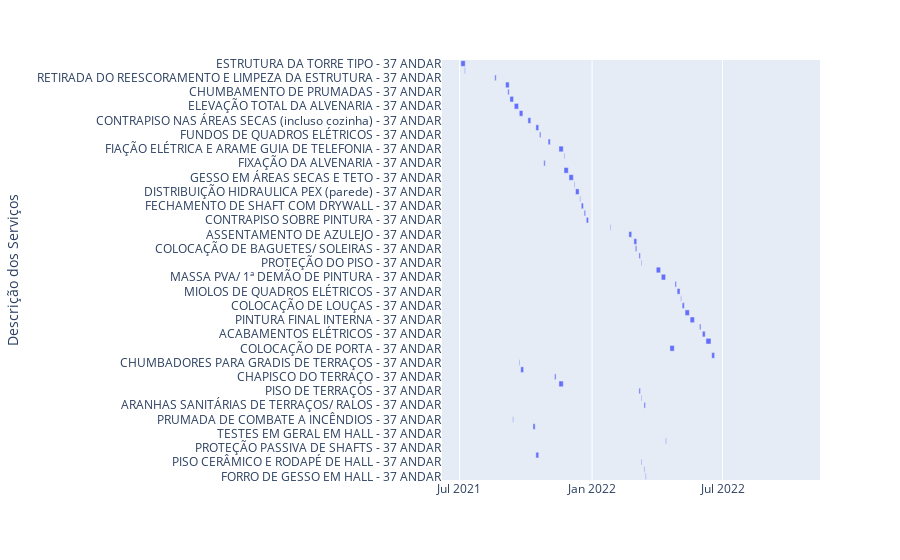

Notebook code for this chart:
### Code cell
#fig, ax = plt.subplots(figsize=(30, 10))
fig = px.timeline(lista_andares[31], x_start="Início", x_end="Fim", y="Descrição dos Serviços")
fig.update_yaxes(autorange="reversed") # otherwise tasks are listed from the bottom up
fig.show()

### Figure 1 — Plotly figure (JSON) as saved in the notebook; plotly's stock layout.template omitted (floating-point values rounded to 4 significant figures)
{"data": [{"alignmentgroup": "True", "base": ["2021-07-03T00:00:00", "2021-07-08T00:00:00", "2021-08-19T00:00:00", "2021-09-03T00:00:00", "2021-09-06T00:00:00", "2021-09-09T00:00:00", "2021-09-15T00:00:00", "2021-09-22T00:00:00", "2021-10-04T00:00:00", "2021-10-15T00:00:00", "2021-10-20T00:00:00", "2021-11-01T00:00:00", "2021-11-16T00:00:00", "2021-11-23T00:00:00", "2021-10-26T00:00:00", "2021-11-23T00:00:00", "2021-11-30T00:00:00", "2021-12-07T00:00:00", "2021-12-09T00:00:00", "2021-12-15T00:00:00", "2021-12-17T00:00:00", "2021-12-21T00:00:00", "2021-12-24T00:00:00", "2022-01-26T00:00:00", "2022-02-21T00:00:00", "2022-02-28T00:00:00", "2022-03-02T00:00:00", "2022-03-07T00:00:00", "2022-03-10T00:00:00", "2022-03-31T00:00:00", "2022-04-07T00:00:00", "2022-04-26T00:00:00", "2022-04-29T00:00:00", "2022-05-04T00:00:00", "2022-05-06T00:00:00", "2022-05-10T00:00:00", "2022-05-17T00:00:00", "2022-05-30T00:00:00", "2022-06-03T00:00:00", "2022-06-08T00:00:00", "2022-04-19T00:00:00", "2022-06-16T00:00:00", "2021-09-22T00:00:00", "2021-09-24T00:00:00", "2021-11-10T00:00:00", "2021-11-16T00:00:00", "2022-03-07T00:00:00", "2022-03-10T00:00:00", "2022-03-14T00:00:00", "2021-12-21T00:00:00", "2021-09-13T00:00:00", "2021-10-11T00:00:00", "2022-05-10T00:00:00", "2022-04-13T00:00:00", "2022-10-18T00:00:00", "2021-10-15T00:00:00", "2022-03-10T00:00:00", "2022-03-14T00:00:00", "2022-03-16T00:00:00"], "hovertemplate": "Início=%{base}<br>Fim=%{x}<br>Descrição dos Serviços=%{y}<extra></extra>", "legendgroup": "", "marker": {"color": "#636efa", "pattern": {"shape": ""}}, "name": "", "offsetgroup": "", "orientation": "h", "showlegend": false, "textposition": "auto", "type": "bar", "x": [518400000, 86400000, 172800000, 432000000, 172800000, 432000000, 518400000, 432000000, 345600000, 345600000, 172800000, 259200000, 518400000, 86400000, 172800000, 518400000, 518400000, 86400000, 432000000, 86400000, 259200000, 172800000, 259200000, 86400000, 345600000, 345600000, 172800000, 172800000, 86400000, 518400000, 518400000, 172800000, 345600000, 86400000, 259200000, 518400000, 518400000, 172800000, 345600000, 604800000, 518400000, 345600000, 86400000, 345600000, 172800000, 518400000, 172800000, 86400000, 172800000, 0, 86400000, 259200000, 0, 86400000, 0, 345600000, 86400000, 86400000, 86400000], "xaxis": "x", "y": ["ESTRUTURA DA TORRE TIPO - 37 ANDAR", "INSTALAÇÃO ELÉTRICA EMBUTIDA NA ESTRUTURA - 37 ANDAR", "RETIRADA DO REESCORAMENTO E LIMPEZA DA ESTRUTURA - 37 ANDAR", "PRUMADAS HIDRO-SANITÁRIAS - 37 ANDAR", "CHUMBAMENTO DE PRUMADAS - 37 ANDAR", "MARCAÇÃO TOTAL DA ALVENARIA - 37 ANDAR", "ELEVAÇÃO TOTAL DA ALVENARIA - 37 ANDAR", "CHUMBAMENTO DE CAIXAS ELÉTRICAS - 37 ANDAR", "CONTRAPISO NAS ÁREAS SECAS (incluso cozinha) - 37 ANDAR", "PONTOS E FAIXAS - ÁREAS ÚMIDAS - 37 ANDAR", "FUNDOS DE QUADROS ELÉTRICOS - 37 ANDAR", "DISTRIBUIÇÃO HIDRÁULICA EM PAREDES - 37 ANDAR", "FIAÇÃO ELÉTRICA E ARAME GUIA DE TELEFONIA - 37 ANDAR", "FIAÇÃO DE TELEFONIA - 37 ANDAR", "FIXAÇÃO DA ALVENARIA - 37 ANDAR", "EMBOÇO ÁREAS FRIAS - 37 ANDAR", "GESSO EM ÁREAS SECAS E TETO - 37 ANDAR", "ESTRUTURA PARA DRYWALL EM SHAFTS - 37 ANDAR", "DISTRIBUIÇÃO HIDRAULICA PEX (parede) - 37 ANDAR", "TESTES EM TUBULAÇÕES DE PAREDES - 37 ANDAR", "FECHAMENTO DE SHAFT COM DRYWALL - 37 ANDAR", "PINTURA POLIMÉRICA E TESTES - 37 ANDAR", "CONTRAPISO SOBRE PINTURA - 37 ANDAR", "EMBOÇO EXTERNO - 37 ANDAR", "ASSENTAMENTO DE AZULEJO - 37 ANDAR", "PISO CERÂMICO - 37 ANDAR", "COLOCAÇÃO DE BAGUETES/ SOLEIRAS - 37 ANDAR", "REJUNTAMENTO DE PISO E PAREDE - 37 ANDAR", "PROTEÇÃO DO PISO - 37 ANDAR", "BANCAS DE PEDRA COM REJUNTAMENTO - 37 ANDAR", "MASSA PVA/ 1ª DEMÃO DE PINTURA - 37 ANDAR", "MIOLOS ELÉTRICOS - 37 ANDAR", "MIOLOS DE QUADROS ELÉTRICOS - 37 ANDAR", "TESTES DE INSTALAÇÕES ELÉTRICAS - 37 ANDAR", "COLOCAÇÃO DE LOUÇAS - 37 ANDAR", "PINTURA DE PORTAS DE MADEIRA - 37 ANDAR", "PINTURA FINAL INTERNA - 37 ANDAR", "COLOCAÇÃO DE METAIS - 37 ANDAR", "ACABAMENTOS ELÉTRICOS - 37 ANDAR", "LIMPEZA FINAL - 37 ANDAR", "COLOCAÇÃO DE PORTA - 37 ANDAR", "CHECK LIST - 37 ANDAR", "CHUMBADORES PARA GRADIS DE TERRAÇOS - 37 ANDAR", "GRADIL DE TERRAÇOS - 37 ANDAR", "CHAPISCO DO TERRAÇO - 37 ANDAR", "EMBOÇO DO TERRAÇO - 37 ANDAR", "PISO DE TERRAÇOS - 37 ANDAR", "REJUNTAMENTO/ PROTEÇÃO DE PISO - 37 ANDAR", "ARANHAS SANITÁRIAS DE TERRAÇOS/ RALOS - 37 ANDAR", "MONTAGEM DE BUSWAY - 37 ANDAR", "PRUMADA DE COMBATE A INCÊNDIOS - 37 ANDAR", "CONTRAPISO EM HALL DE SERVIÇO - 37 ANDAR", "TESTES EM GERAL EM HALL - 37 ANDAR", "PINTURA FINAL EM HALL - 37 ANDAR", "PROTEÇÃO PASSIVA DE SHAFTS - 37 ANDAR", "REVESTIMENTO DE GESSO EM HALL DE SERVIÇO - 37 ANDAR", "PISO CERÂMICO E RODAPÉ DE HALL - 37 ANDAR", "REJUNTAMENTO/ PROTEÇÃO DE PISO DE HALL - 37 ANDAR", "FORRO DE GESSO EM HALL - 37 ANDAR"], "yaxis": "y"}], "layout": {"barmode": "overlay", "legend": {"tracegroupgap": 0}, "margin": {"t": 60}, "xaxis": {"anchor": "y", "domain": [0, 1], "type": "date"}, "yaxis": {"anchor": "x", "autorange": "reversed", "domain": [0, 1], "title": {"text": "Descrição dos Serviços"}}}}
